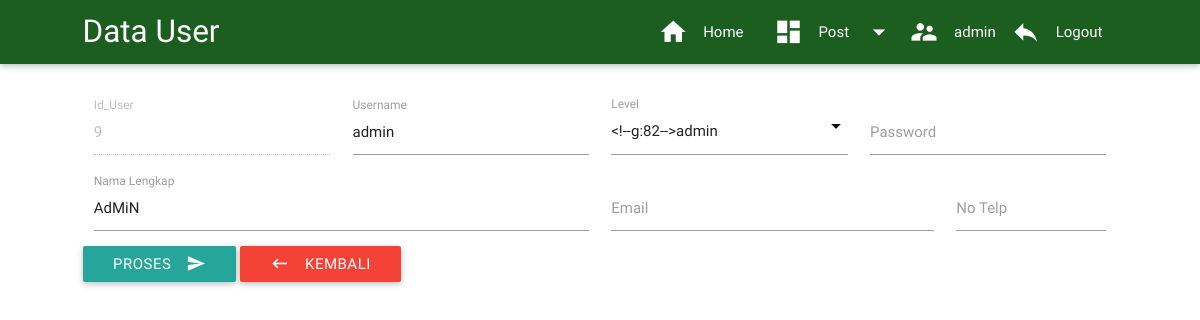
Before: /admin/module/user/update.php?id_user=9 (signed in) with the older database file.
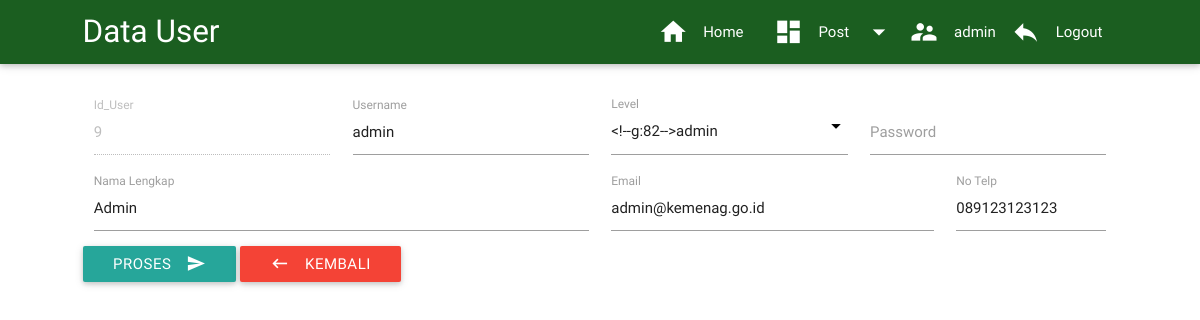
After: the same page with the newer database file.
### tables this page shows
CREATE TABLE IF NOT EXISTS `user` (
  `id_user` int(10) NOT NULL,
  `username` char(10) NOT NULL,
  `nama_lengkap` char(25) NOT NULL,
  `password` char(8) NOT NULL,
  `email` char(25) NOT NULL,
  `no_telp` char(12) NOT NULL,
  `level` char(2) NOT NULL,
  `divisi` char(2) DEFAULT NULL
);

### admin/module/user/update.php (the view, shortened to what this page needs)
<?php
require "includes/header_user_input.php";
?>
<main style="margin-top:30px; margin-bottom: 30px;">
<div class="container row">
<?php
  $id_user=$_GET['id_user'];
  $query=mysql_query("select * from user where id_user='$id_user'");
?>
    <form action="simpan.php" method="post">
<?php
    while($row=mysql_fetch_array($query)){
?>
          <div class="input-field col s3">
            <input type="text" id="id_user" name="id_user" readonly="readonly" value="<?php echo $row['id_user'];?>" required>
            <label for="id_user">Id_User</label>
          </div>
            <div class="input-field col s3">
              <input id="username" type="text" name="username" value="<?php echo $row['username'];?>" required>
              <label for="username">Username</label>
            </div>
            <div class="input-field col s3">
                <label>Level</label>
            </div>
            <div class="input-field col s3">
              <input type="password" name="password" value="" required id="password">
              <label for="password">Password</label>
            </div>
            <div class="input-field col s6">
              <input type="text" id="nama_lengkap" name="nama_lengkap" value="<?php echo $row['nama_lengkap'];?>" required>
              <label for="nama_lengkap">Nama Lengkap</label>
            </div>
            <div class="input-field col s4">
              <input name="email" id="email" type="email" value="<?php echo $row['email'];?>" required>
              <label for="email">Email</label>
            </div>
            <div class="input-field col s2">
              <input name="no_telp" id="no_telp" type="text"  value="<?php echo $row['no_telp'];?>" required>
              <label for="no_telp">No Telp</label>
            </div>
<?php
    }
?>
      <button class="btn waves-effect waves-light" type="submit" name="proses">Proses
                <i class="mdi-content-send right"></i>
            </button>
            <a class="waves-effect waves-light btn red" href="tampil.php">
              <i class="mdi-hardware-keyboard-backspace left"></i>Kembali
            </a>
    </form>
</main>
</body>
</html>

Changed rows visible on the page:
changed user "admin": nama_lengkap "AdMiN" → "Admin"; email (not shown) → "admin@kemenag.go.id"; no_telp (not shown) → "089123123123"
